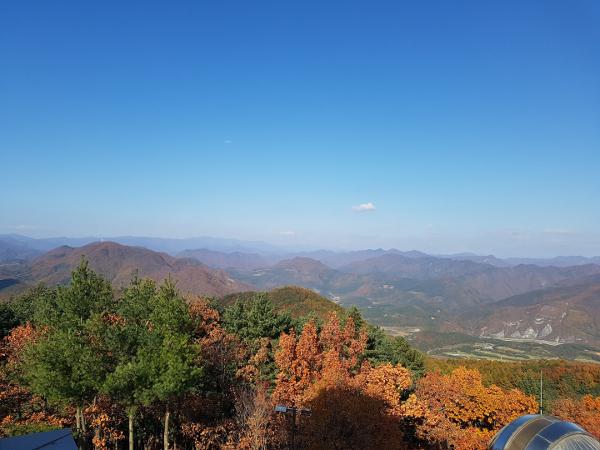
#> input picture openCV/openCV.py/image_processing/mountain.jpg, 600 x 450 px
$ python 19.histogram_equalization.py
#> lines starting #> are read from the running program, lines starting #| are printed output that depends on the picture
import numpy as np
import cv2 as cv
from matplotlib import pyplot as plt
img = cv.imread('mountain.jpg', cv.IMREAD_GRAYSCALE)
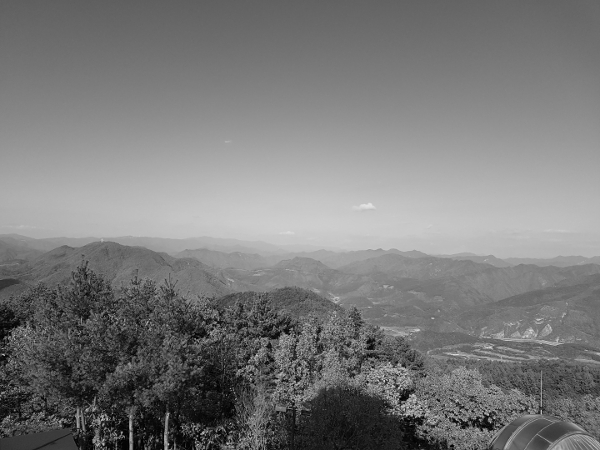
#> img: shape (450, 600); min 0, max 227, mean 121.9
assert img is not None, "file could not be read, check with os.path.exists()"
hist,bins = np.histogram(img.flatten(),256,[0,256])
#> hist = 256 values, max 3288 at index 107, min 0 at index 220, mean 1054.7; bins = 257 values from 0 to 256
cdf = hist.cumsum()
#> cdf = 256 values from 49 to 270000
# change..
cdf_m = np.ma.masked_equal(cdf,0)
cdf_m = (cdf_m - cdf_m.min())*255/(cdf_m.max()-cdf_m.min())
cdf = np.ma.filled(cdf_m,0).astype('uint8')
#> cdf = 256 values from 0 to 255

cdf_normalized = cdf * float(hist.max()) / cdf.max()
#> cdf_normalized = 256 values from 0 to 3288
plt.plot(cdf_normalized, color = 'b')
plt.hist(img.flatten(),256,[0,256], color = 'r')
plt.xlim([0,256])
plt.legend(('cdf','histogram'), loc = 'upper left')
plt.show()
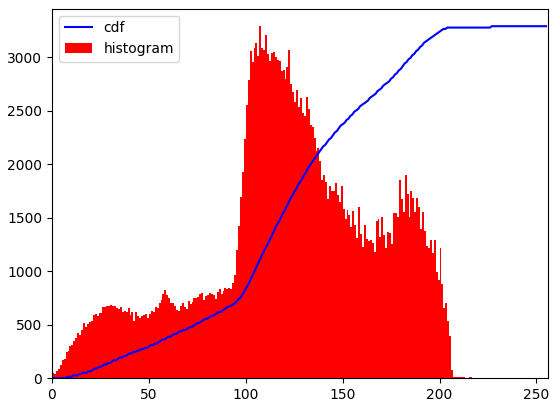
#> figure drawn by matplotlib, 1 panel; tallest bar 3288 high, from x = 107 to 108; curve peaks at x = 227, y = 3288

img2 = cdf[img]
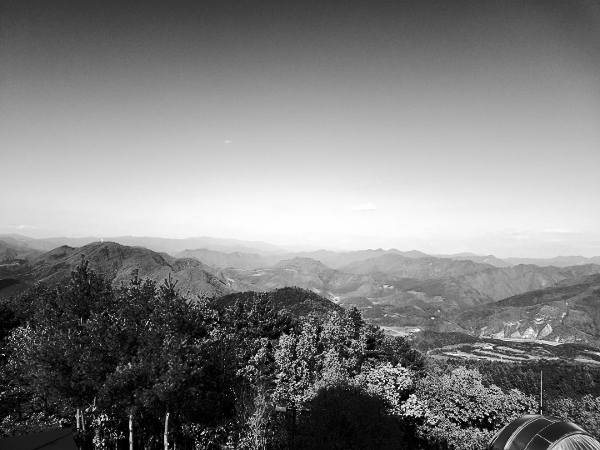
#> img2: shape (450, 600); min 0, max 255, mean 127.9

cv.imshow('hsto1', img2)
cv.waitKey(0)

# Histograms Equalization in OpenCV..

equ = cv.equalizeHist(img)
res = np.hstack((img,equ)) #stacking images side-by-side
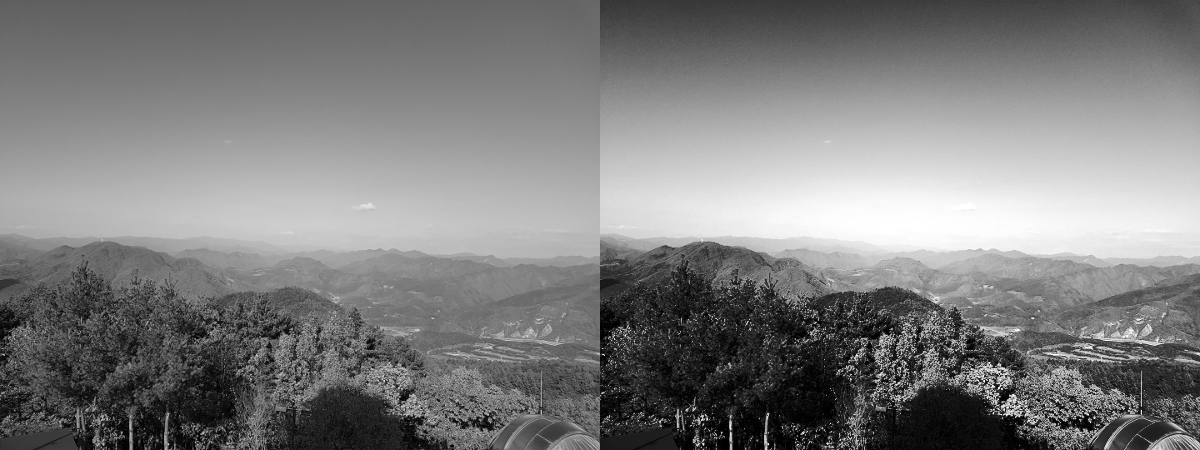
#> res: shape (450, 1200); min 0, max 255, mean 125.2

cv.imshow('histo2', res )
cv.waitKey(0)

# CLAHE( Contrast Limited Adaptive Histogram Equalization

img = cv.imread('tsukuba_l.png', cv.IMREAD_GRAYSCALE)
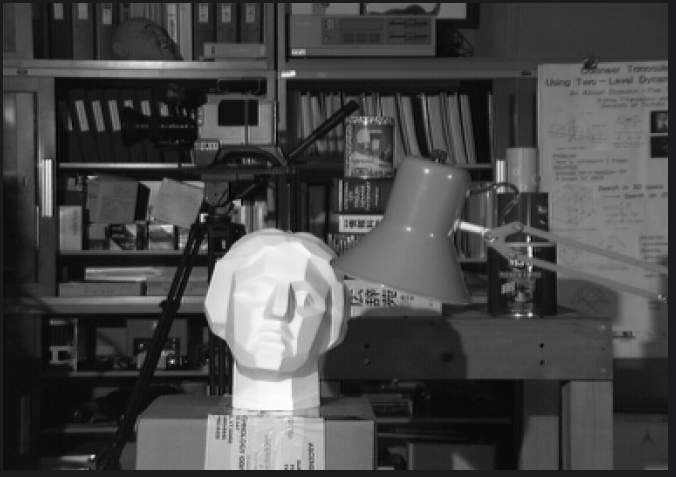
#> input picture openCV/openCV.py/image_processing/tsukuba_l.png, 676 x 477 px
#> img: shape (477, 676); min 0, max 254, mean 71.9
assert img is not None, "file could not be read, check with os.path.exists()"
# create a CLAHE object (Arguments are optional).
clahe = cv.createCLAHE(clipLimit=2.0, tileGridSize=(8,8))
cl1 = clahe.apply(img)
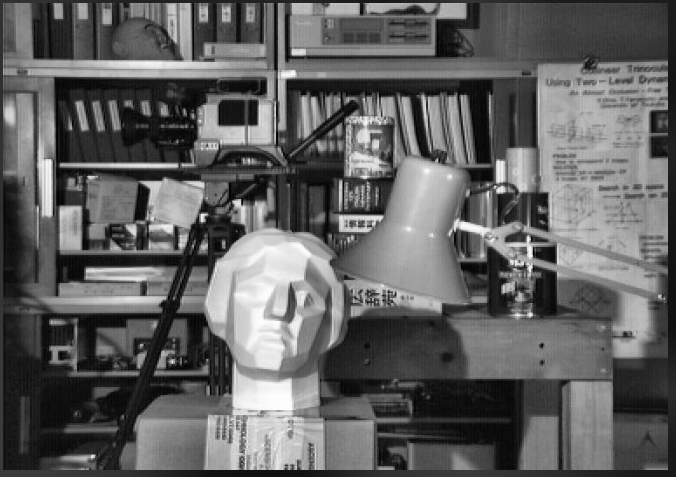
#> cl1: shape (477, 676); min 0, max 255, mean 96.7

res = np.hstack((img,cl1)) #stacking images side-by-side
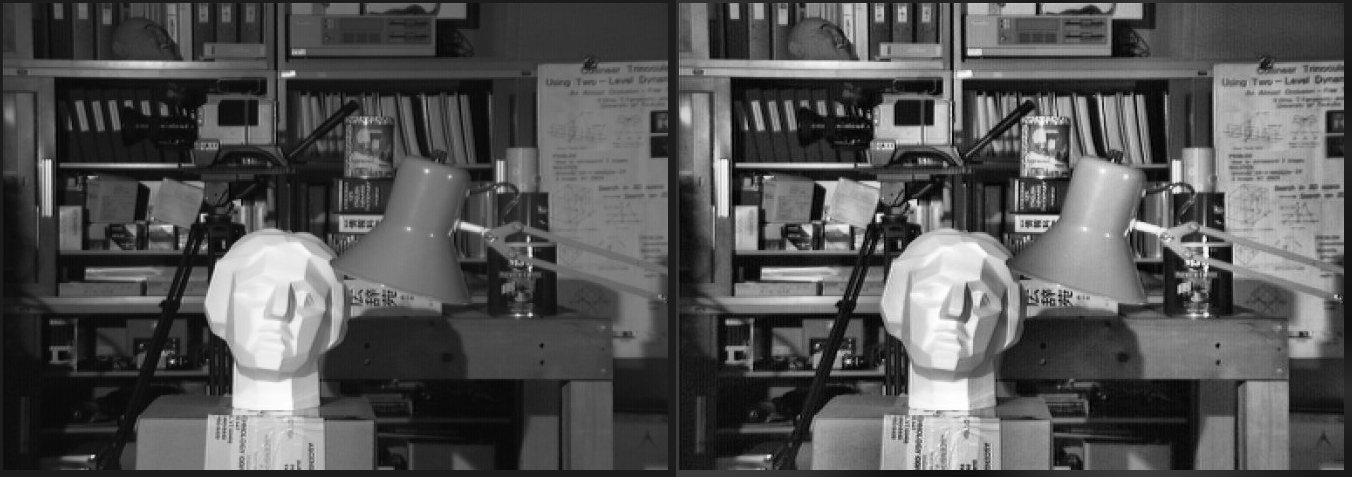
#> res: shape (477, 1352); min 0, max 255, mean 84.3

cv.imshow('CLAHE', res )
cv.waitKey(0)
